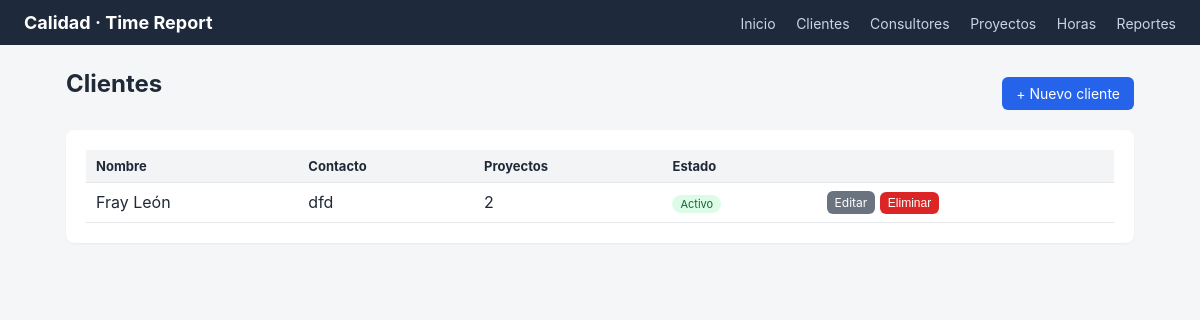
The app's page /clients with its own data.
### models.py (models this page shows)
class Client(db.Model):
    __tablename__ = "clients"
    id = db.Column(db.Integer, primary_key=True)
    name = db.Column(db.String(120), nullable=False, unique=True)
    contact = db.Column(db.String(120))
    notes = db.Column(db.Text)
    active = db.Column(db.Boolean, default=True, nullable=False)
    projects = db.relationship(
        "Project", backref="client", cascade="all, delete-orphan", lazy=True
    )

### app.py (the view)
    @app.route("/clients")
    def clients_list():
        clients = Client.query.order_by(Client.name).all()
        return render_template("clients/list.html", clients=clients)

### templates/clients/list.html (shortened to what this page needs)
{% extends "base.html" %}
{% block content %}
<div class="toolbar">
  <h2>Clientes</h2>
  <a class="btn" href="{{ url_for('clients_new') }}">+ Nuevo cliente</a>
</div>
<div class="card">
  {% if clients %}
  <table>
    <thead>
      <tr><th>Nombre</th><th>Contacto</th><th>Proyectos</th><th>Estado</th><th></th></tr>
    </thead>
    <tbody>
      {% for c in clients %}
      <tr>
        <td>{{ c.name }}</td>
        <td>{{ c.contact or '—' }}</td>
        <td>{{ c.projects|length }}</td>
        <td>
          {% if c.active %}<span class="badge active">Activo</span>
          {% else %}<span class="badge inactive">Inactivo</span>{% endif %}
        </td>
        <td class="actions">
          <a class="btn small secondary" href="{{ url_for('clients_edit', client_id=c.id) }}">Editar</a>
          <form class="inline-form" method="post" action="{{ url_for('clients_delete', client_id=c.id) }}"
                onsubmit="return confirm('¿Eliminar este cliente y todos sus proyectos/horas?');">
            <button class="btn small danger" type="submit">Eliminar</button>
          </form>
        </td>
      </tr>
      {% endfor %}
    </tbody>
  </table>
  {% else %}
  <p class="muted">No hay clientes cargados todavía.</p>
  {% endif %}
</div>
{% endblock %}

### static/style.css (style rules this page uses)
* { box-sizing: border-box; }
body { font-family: -apple-system, "Segoe UI", Roboto, sans-serif; margin: 0; background: #f5f6f8; color: #1f2937; }
h2 { margin-top: 0; }
.card { background: #fff; border-radius: 8px; padding: 20px; box-shadow: 0 1px 2px rgba(0,0,0,0.05); margin-bottom: 16px; }
.toolbar { display: flex; justify-content: space-between; align-items: center; margin-bottom: 12px; }
.btn { display: inline-block; padding: 8px 14px; border-radius: 6px; border: none; background: #2563eb; color: #fff; text-decoration: none; cursor: pointer; font-size: 14px; }
.btn.secondary { background: #6b7280; }
.btn.danger { background: #dc2626; }
.btn.small { padding: 4px 8px; font-size: 12px; }
table { width: 100%; border-collapse: collapse; }
th, td { padding: 8px 10px; text-align: left; border-bottom: 1px solid #e5e7eb; }
th { background: #f3f4f6; font-size: 13px; }
td.actions { white-space: nowrap; }
.inline-form { display: inline; }
.badge { font-size: 11px; padding: 2px 8px; border-radius: 999px; background: #e5e7eb; color: #374151; }
.badge.active { background: #dcfce7; color: #166534; }

### records on screen
Client: name "Fray León", contact "dfd", projects|length "2", active "Activo"
